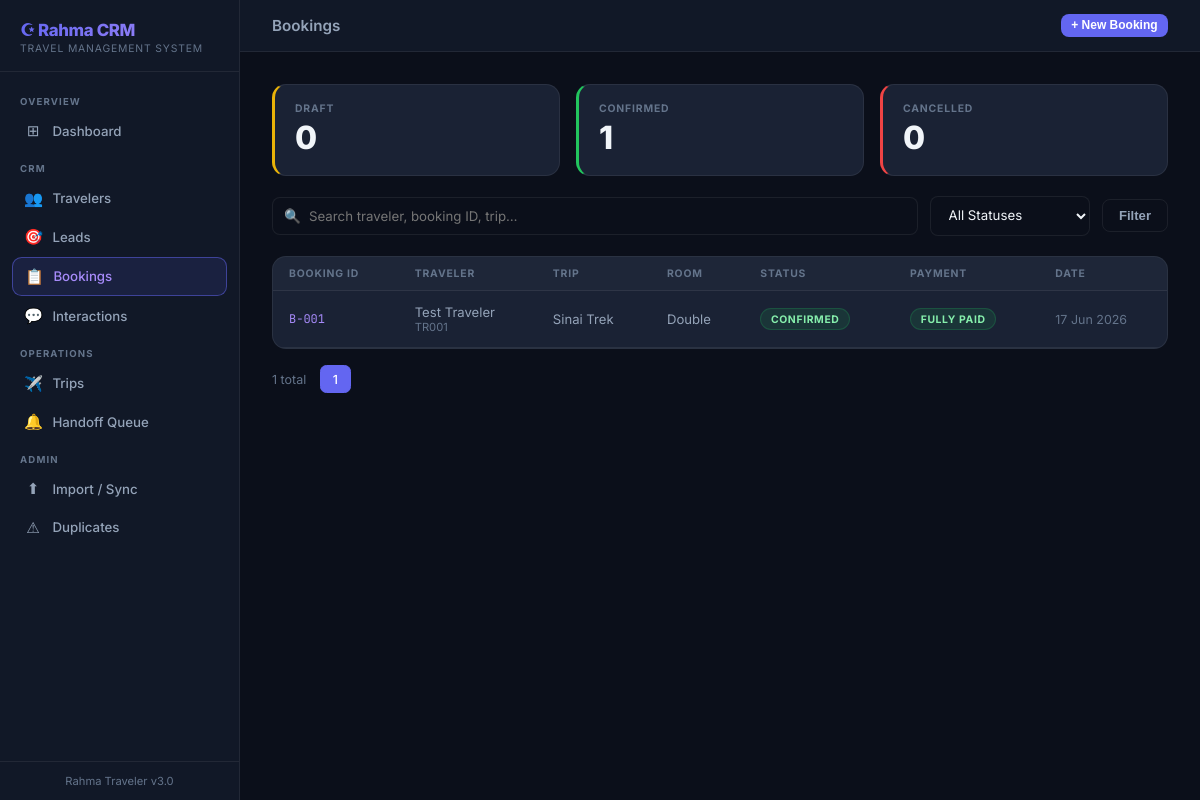
The page /bookings/ on the database its author committed.
### app/models/booking.py (models this page shows, shortened)
class TripBooking(db.Model):
    __tablename__ = 'trip_bookings'
    booking_id = db.Column(db.String(50), primary_key=True)
    trip_id = db.Column(db.String(50), db.ForeignKey('trips.trip_id'))
    trip_name = db.Column(db.String(200))
    traveler_id = db.Column(db.String(20), db.ForeignKey('travelers.traveler_id'))
    traveler_name = db.Column(db.String(200))
    room_type = db.Column(db.String(50))
    flight_option = db.Column(db.String(50))
    date_option = db.Column(db.String(50))
    currency = db.Column(db.String(20))
    booking_status = db.Column(db.String(50)) # Draft / Confirmed / Cancelled
    draft_created_at = db.Column(db.DateTime, default=datetime.utcnow)
    booking_source = db.Column(db.String(100))
    lead_id = db.Column(db.String(50))
    interaction_id = db.Column(db.String(50))
    alert_id = db.Column(db.String(50))
    payment_status = db.Column(db.String(100))
    booking_notes = db.Column(db.Text)

### app/routes/bookings.py (the view)
@bookings_bp.route('/')
def index():
    q = request.args.get('q', '')
    status = request.args.get('status', '')
    page = request.args.get('page', 1, type=int)
    per_page = 25
    query = TripBooking.query
    if q:
        query = query.filter(or_(
            TripBooking.traveler_name.ilike(f'%{q}%'),
            TripBooking.booking_id.ilike(f'%{q}%'),
            TripBooking.trip_name.ilike(f'%{q}%'),
        ))
    if status:
        query = query.filter(TripBooking.booking_status == status)
    pagination = query.order_by(TripBooking.draft_created_at.desc()).paginate(
        page=page, per_page=per_page, error_out=False)
    bookings = pagination.items
    counts = {s: TripBooking.query.filter_by(booking_status=s).count() for s in BOOKING_STATUSES}
    active_trips = Trip.query.filter(Trip.sales_status == 'Open').all()
    trips_data = [t.to_dict() for t in active_trips]
    return render_template('bookings/index.html',
                           bookings=bookings,
                           pagination=pagination,
                           total_count=pagination.total,
                           q=q,
                           current_status=status,
                           statuses=BOOKING_STATUSES,
                           counts=counts,
                           trips_data=trips_data)

### app/templates/bookings/index.html (shortened to what this page needs)
{% extends "base.html" %}
{% block topbar_title %}Bookings{% endblock %}
{% block topbar_actions %}
<button onclick="openModal('createBooking')" class="btn btn-primary btn-sm">+ New Booking</button>
{% endblock %}
{% block content %}
<div class="kpi-grid" style="grid-template-columns:repeat(3,1fr);margin-bottom:1.25rem">
    {% for s, color in [('Draft','badge-yellow'),('Confirmed','badge-green'),('Cancelled','badge-red')] %}
    <a href="{{ url_for('bookings.index', status=s) }}" style="text-decoration:none">
        <div class="kpi-card" style="border-left:3px solid {% if s == 'Draft' %}var(--yellow){% elif s == 'Confirmed' %}var(--green){% else %}var(--red){% endif %}">
            <div class="kpi-label">{{ s }}</div>
            <div class="kpi-value">{{ counts.get(s, 0) }}</div>
        </div>
    </a>
    {% endfor %}
</div>
<form method="GET" action="{{ url_for('bookings.index') }}" class="search-bar">
    <div class="search-input-wrap">
        <span class="search-icon">🔍</span>
        <input class="form-input" type="text" name="q" value="{{ q }}" placeholder="Search traveler, booking ID, trip…">
    </div>
    <select class="form-select" name="status" style="width:160px">
        <option value="">All Statuses</option>
    </select>
    <button type="submit" class="btn btn-ghost">Filter</button>
</form>
{% if bookings %}
<div class="card" style="padding:0;overflow:hidden">
    <table class="data-table">
        <thead><tr>
            <th>Booking ID</th><th>Traveler</th><th>Trip</th><th>Room</th><th>Status</th><th>Payment</th><th>Date</th>
        </tr></thead>
        <tbody>
        {% for b in bookings %}
        <tr onclick="window.location='{{ url_for('bookings.detail', booking_id=b.booking_id) }}'">
            <td class="mono">{{ b.booking_id }}</td>
            <td>
                <div class="primary">{{ b.traveler_name or '—' }}</div>
                {% if b.traveler_id %}<div style="font-size:0.7rem;color:var(--text-muted)">{{ b.traveler_id }}</div>{% endif %}
            </td>
            <td style="max-width:160px;overflow:hidden;text-overflow:ellipsis;white-space:nowrap">{{ b.trip_name or b.trip_id or '—' }}</td>
            <td>{{ b.room_type or '—' }}</td>
            <td>
                {% if b.booking_status == 'Confirmed' %}<span class="badge badge-green">Confirmed</span>
                {% elif b.booking_status == 'Cancelled' %}<span class="badge badge-red">Cancelled</span>
                {% else %}<span class="badge badge-yellow">Draft</span>{% endif %}
            </td>
            <td>
                {% if b.payment_status == 'Fully Paid' %}<span class="badge badge-green">{{ b.payment_status }}</span>
                {% elif b.payment_status == 'Deposit Paid' %}<span class="badge badge-yellow">{{ b.payment_status }}</span>
                {% elif b.payment_status == 'Refunded' %}<span class="badge badge-red">{{ b.payment_status }}</span>
                {% else %}<span class="badge badge-gray">{{ b.payment_status or 'Pending' }}</span>{% endif %}
            </td>
            <td style="font-size:0.78rem;color:var(--text-muted)">{{ b.draft_created_at.strftime('%d %b %Y') if b.draft_created_at else '—' }}</td>
        </tr>
        {% endfor %}
        </tbody>
    </table>
</div>
<div class="pagination">
    <span style="font-size:0.78rem;color:var(--text-muted);margin-right:0.5rem">{{ total_count }} total</span>
    {% for p in pagination.iter_pages(left_edge=1, right_edge=1, left_current=2, right_current=2) %}
        {% if p %}<a href="{{ url_for('bookings.index', page=p, q=q, status=current_status) }}" class="page-btn {% if p == pagination.page %}active{% endif %}">{{ p }}</a>
        {% else %}<span style="padding:0 0.25rem;color:var(--text-muted)">…</span>{% endif %}
    {% endfor %}
</div>
{% endif %}
{% endblock %}

### app/templates/base.html (style rules this page uses)
*, *::before, *::after { box-sizing: border-box; margin: 0; padding: 0; }
:root { --bg-base: #0b0f1a; --bg-surface: #111827; --bg-card: #1a2234; --bg-hover: #1e2a40; --border: rgba(255,255,255,0.07); --border-act: rgba(99,102,241,0.5); --accent: #6366f1; --accent-2: #a78bfa; --text-main: #f1f5f9; --text-muted: #64748b; --text-dim: #94a3b8; --green: #22c55e; --yellow: #eab308; --red: #ef4444; --sidebar-w: 240px; }
html, body { height: 100%; font-family: 'Inter', sans-serif; background: var(--bg-base); color: var(--text-main); }
.btn { display: inline-flex; align-items: center; gap: 0.4rem; padding: 0.5rem 1rem; border-radius: 0.5rem; font-size: 0.82rem; font-weight: 600; border: none; cursor: pointer; text-decoration: none; transition: all 0.15s ease; }
.btn-primary { background: var(--accent); color: #fff; }
.btn-ghost { background: transparent; color: var(--text-dim); border: 1px solid var(--border); }
.btn-sm { padding: 0.3rem 0.65rem; font-size: 0.75rem; }
.card { background: var(--bg-card); border: 1px solid var(--border); border-radius: 0.875rem; padding: 1.5rem; }
.badge { display: inline-flex; align-items: center; padding: 0.2rem 0.6rem; border-radius: 999px; font-size: 0.65rem; font-weight: 700; text-transform: uppercase; letter-spacing: 0.06em; }
.badge-green { background: rgba(34,197,94,0.12); color: #86efac; border: 1px solid rgba(34,197,94,0.2); }
.data-table { width: 100%; border-collapse: collapse; font-size: 0.82rem; }
.data-table thead th { text-align: left; padding: 0.65rem 1rem; color: var(--text-muted); font-size: 0.65rem; font-weight: 700; text-transform: uppercase; letter-spacing: 0.08em; border-bottom: 1px solid var(--border); background: rgba(255,255,255,0.02); }
.data-table tbody tr { border-bottom: 1px solid var(--border); transition: background 0.1s; cursor: pointer; }
.data-table tbody td { padding: 0.8rem 1rem; color: var(--text-dim); vertical-align: middle; }
.data-table tbody td.mono { font-family: 'JetBrains Mono', monospace; font-size: 0.75rem; color: var(--accent-2); }
.form-input, .form-select, .form-textarea { width: 100%; background: var(--bg-base); border: 1px solid var(--border); border-radius: 0.5rem; padding: 0.6rem 0.85rem; color: var(--text-main); font-size: 0.83rem; font-family: 'Inter', sans-serif; outline: none; transition: border-color 0.15s; }
.form-select option { background: var(--bg-surface); }
.search-bar { display: flex; gap: 0.75rem; align-items: center; margin-bottom: 1.25rem; flex-wrap: wrap; }
.search-input-wrap { position: relative; flex: 1; min-width: 200px; }
.search-input-wrap input { padding-left: 2.25rem; }
.search-icon { position: absolute; left: 0.75rem; top: 50%; transform: translateY(-50%); color: var(--text-muted); font-size: 0.85rem; pointer-events: none; }
.kpi-grid { display: grid; grid-template-columns: repeat(auto-fit, minmax(170px, 1fr)); gap: 1rem; margin-bottom: 1.5rem; }
.kpi-card { background: var(--bg-card); border: 1px solid var(--border); border-radius: 0.875rem; padding: 1.1rem 1.25rem; }
.kpi-label { font-size: 0.65rem; font-weight: 700; color: var(--text-muted); text-transform: uppercase; letter-spacing: 0.08em; }
.kpi-value { font-size: 2rem; font-weight: 800; color: var(--text-main); line-height: 1.1; margin: 0.3rem 0 0.15rem; }
.pagination { display: flex; align-items: center; gap: 0.35rem; margin-top: 1rem; }
.page-btn { padding: 0.35rem 0.75rem; border-radius: 0.4rem; font-size: 0.78rem; font-weight: 500; text-decoration: none; color: var(--text-dim); border: 1px solid var(--border); transition: all 0.15s; }
.page-btn.active { background: var(--accent); color: #fff; border-color: var(--accent); }

### rows shown on the page
TripBooking: booking_id "B-001", traveler_name "Test Traveler", traveler_id "TR001", trip_name "Sinai Trek", room_type "Double", booking_status "CONFIRMED", payment_status "FULLY PAID", draft_created_at "17 Jun 2026"

### other values the page prints
{{ s }} "DRAFT" "CONFIRMED" "CANCELLED"
{{ counts.get(s, 0) }} "0" "1" "0"
{{ total_count }} "1"
{{ p }} "1"
